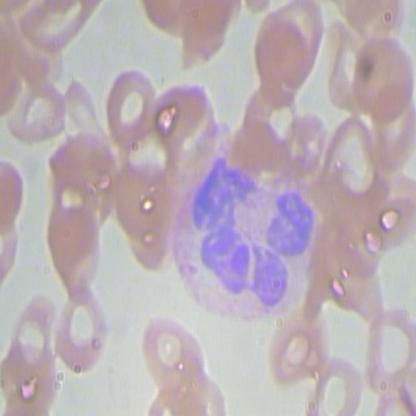
#> input picture data_mp1/BCCD/valid/BloodImage_00000_jpg.rf.cf90db4f6c7327631ae0d822bab81d5f.jpg, 416 x 416 px; its folder holds 4 pictures in this run
$ python main_201732760_201814033.py
#> lines starting #> are read from the running program, lines starting #| are printed output that depends on the picture; after the words box and inside, x2 and y2 are one past the last pixel; in counts of white or black regions, pixels touching at a corner belong together
#Este codigo fue realizado por Carolina López y Camilo Otalora.  # Yo, Carolina López, soy repitente por 3era vez de la materia "Analisis y procesamiento de imagenes" # Por lo tanto se puede encontrar similitud con mis codigos realizados en los semestres 2021-1 y 2021-2 # Esos laboratorios fueron realizados junto a Jaime Andrés Torres - 201815481 y cuento con su  #autorización para utilizar los codigos que ambos implementamos.

from skimage.draw import disk
import numpy as np
import matplotlib.pyplot as plt
import json
import os
from skimage import color
from skimage import io
from re import sub
import shutil
import matplotlib.pyplot as plt
import glob
import cv2
from skimage import io
import os
import json
import numpy as np
import cv2 as cv
from sklearn.metrics import jaccard_score


#Se cargan las imagenes desde las carpetas

fotos_valid = []
for img in glob.glob(os.path.join('data_mp1','BCCD', 'valid', '*.jpg')):
    io_img = io.imread(img)
#> io_img is the input picture: shape (416, 416, 3); mean R, G, B 186.9, 175, 181.8
    fotos_valid.append(io_img)

def Mask2Detection_201814033_201732760(mask, img_id):
    detection =[]
    arregloCuadros = []
    for i in range(len(mask)):
        for j in range(len(mask[0])):
            if(mask[i][j]==1):
                encontrado = False
                a = 0
                while (encontrado == False and a < len(arregloCuadros)):
                    estaDentro = estaEn(arregloCuadros[a],[j,i])
                    if(estaDentro):
                        encontrado= True
                    a=a+1
                if(encontrado == False):   #procedimiento para tomar punto de abajo
                    y1= i - 1
                    i2= i
                    j2 =j
                    while(mask[i2+1][j2]==1):
                        i2 = i2+1
                    y2 = i2 + 1
                    mitad = 0
                    if((y2 - y1)%2 == 0):   #encontrar la mitad para encontrar pontos de izquierda y derecha
                        mitad = (y2 - y1)/2
                    else:
                        mitad = (y2 - y1 + 1)/2
                    i2 = y1 + int(mitad)
                    while(mask[i2][j2-1] == 1):    #punto esquina izquierda
                        j2 = j2 - 1
                    x1 = j2 - 1
                    while(mask[i2][j2+1]==1):        #punto esquina derecha
                        j2=j2+1
                    x2 = j2 + 1
                    arreglo = [x1,y1, x2 - x1, y2 - y1]
                    nuevos_puntos = {'image_id': img_id, 'bbox': arreglo}

                    arregloCuadros.append(arreglo)
                    detection.append(nuevos_puntos)
    return detection

def estaEn(cubix, punto):  #esta funcion mirara si el punto en el que estamos parados pertenece a las coordenadas encontradas en mask2detection o si se trata de un punto nuevo, si se trata de uno nuevo empezara a hacer la cruz de mask2dtection para tener las coordenadas del nuevo circulo
    x1 = cubix[0]
    y1 = cubix[1]
    w = cubix[2]
    h = cubix[3]
    x2= x1+w
    y2= y1+h
    estaDentro = False
    if ((x1 <= punto[0] <= x2) and (y1 <= punto[1] <= y2)):
        estaDentro = True
    else:
        estaDentro = False
    return estaDentro

####imagenes1  de 50 por 50 #el codigo de las 3 imagenes fue tomado de [1]"Module: draw — skimage v0.19.2 docs", Scikit-image.org. [Online]. Available: https://scikit-image.org/docs/stable/api/skimage.draw.html#skimage.draw.disk. [Accessed: 16- Feb- 2022].

imagen_3_circulos = np.zeros((50, 50), dtype=np.uint8)
#> imagen_3_circulos: shape (50, 50); every value is 0
rr, cc = disk((20, 25 ), 6)
imagen_3_circulos[rr, cc] = 1
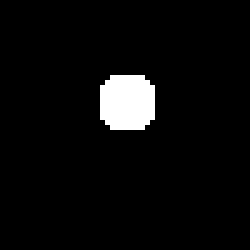
#> imagen_3_circulos: shape (50, 50) (shown 5 times larger); values 0 (black) and 1 (white), 4.4% white; 1 white region, box (x1, y1, x2, y2) and area: (20, 15, 31, 26) 109

rr, cc = disk((7, 9 ), 5)
imagen_3_circulos[rr, cc] = 1

rr, cc = disk((38, 35 ), 8)
imagen_3_circulos[rr, cc] = 1
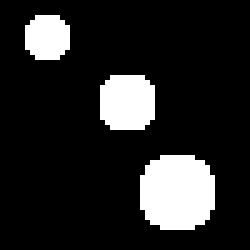
#> imagen_3_circulos: shape (50, 50) (shown 5 times larger); values 0 (black) and 1 (white), 14.8% white; 3 white regions, box (x1, y1, x2, y2) and area: (28, 31, 43, 46) 193, (20, 15, 31, 26) 109, (5, 3, 14, 12) 69

tres = imagen_3_circulos.copy()

valores_anotaciones_3 =Mask2Detection_201814033_201732760(tres, 3)
#> the loop in Mask2Detection_201814033_201732760, `for i in range(len(mask)):` made 50 passes

#####imagenes2  de 50 por 50
imagen_2_circulos = np.zeros((50, 50), dtype=np.uint8)
rr, cc = disk((11, 36 ), 6)
imagen_2_circulos[rr, cc] = 1

rr, cc = disk((33, 17 ), 9)
imagen_2_circulos[rr, cc] = 1

dos = imagen_2_circulos.copy()


valores_anotaciones_2 =Mask2Detection_201814033_201732760(imagen_2_circulos, 3)
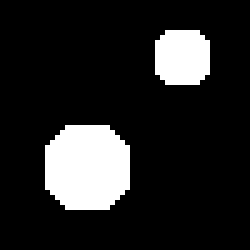
#> imagen_2_circulos: shape (50, 50) (shown 5 times larger); values 0 (black) and 1 (white), 14.3% white; 2 white regions, box (x1, y1, x2, y2) and area: (9, 25, 26, 42) 249, (31, 6, 42, 17) 109

#####imagenes3  de 50 por 50
imagen_1_circulo = np.zeros((50, 50), dtype=np.uint8)
rr, cc = disk((25, 25 ), 10)
imagen_1_circulo[rr, cc] = 1


uno = imagen_1_circulo.copy()

valores_anotaciones_1 =Mask2Detection_201814033_201732760(imagen_1_circulo, 3)
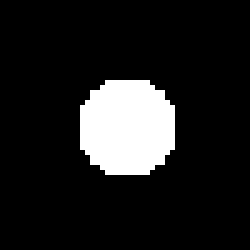
#> imagen_1_circulo: shape (50, 50) (shown 5 times larger); values 0 (black) and 1 (white), 12.2% white; 1 white region, box (x1, y1, x2, y2) and area: (16, 16, 35, 35) 305

def hacer_recuadros(cuadrados, imagen):

    for k in range(len(cuadrados)):
        cuadrado = cuadrados[k]
        cuadrado = cuadrado["bbox"]
        x1 = cuadrado[0]
        y1 = cuadrado[1]
        w = cuadrado[2]
        h = cuadrado[3]
        x2= x1+w
        y2= y1+h

        #Arriba  a la izq, de izq a derecha
        i=y1
        for j in range(x1,x2):
            imagen[i][j] = 1

        #arriba a la izq, de arriba a abajo
        j=x1
        for i in range(y1,y2):
            imagen[i][j] = 1

        #abajo a la izq, de izq a derecha
        i=y2
        for j in range(x1,x2):
            imagen[i][j] = 1

        #arriba derecha, de arriba a abajo
        j=x2
        for i in range(y1,y2+1):
            imagen[i][j] = 1
#> this loop made 3 passes
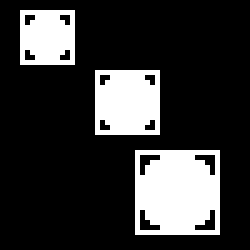
#> imagen: shape (50, 50) (shown 5 times larger); values 0 (black) and 1 (white), 20.9% white; 3 white regions, box (x1, y1, x2, y2) and area: (27, 30, 44, 47) 257, (19, 14, 32, 27) 157, (4, 2, 15, 13) 109

    return imagen


circulos3_mas_deteccion = hacer_recuadros(valores_anotaciones_3,imagen_3_circulos)

circulos2_mas_deteccion = hacer_recuadros(valores_anotaciones_2,imagen_2_circulos)
#> the loop in hacer_recuadros (call 2), `for k in range(len(cuadrados)):` made 2 passes
#> after the loop in hacer_recuadros (call 2), `for k in range(len(cuadrados)):`:
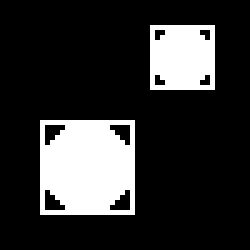
#> imagen: shape (50, 50) (shown 5 times larger); values 0 (black) and 1 (white), 19.1% white; 2 white regions, box (x1, y1, x2, y2) and area: (8, 24, 27, 43) 321, (30, 5, 43, 18) 157

circulos1_mas_deteccion = hacer_recuadros(valores_anotaciones_1,imagen_1_circulo)
#> the loop in hacer_recuadros (call 3), `for k in range(len(cuadrados)):` made 1 pass
#> after the loop in hacer_recuadros (call 3), `for k in range(len(cuadrados)):`:
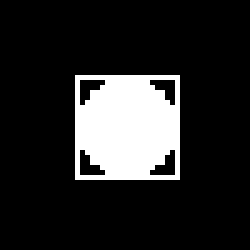
#> imagen: shape (50, 50) (shown 5 times larger); values 0 (black) and 1 (white), 15.4% white; 1 white region, box (x1, y1, x2, y2) and area: (15, 15, 36, 36) 385


#Se crea y se llena el subplot
plt.figure(figsize=(13, 10))

plt.subplot(3,2,1)
plt.title('Imagen binaria 1')
plt.axis('off')
plt.imshow(uno, cmap='gray')

plt.subplot(3,2,2)
plt.title('Imagen binaria 1 + recuadros de anotaciones')
plt.axis('off')
plt.imshow(circulos1_mas_deteccion, cmap = 'gray')

plt.subplot(3,2,3)
plt.title('Imagen binaria 2')
plt.axis('off')
plt.imshow(dos, cmap='gray')

plt.subplot(3,2,4)
plt.title('Imagen binaria 2 + recuadros de anotaciones')
plt.axis('off')
plt.imshow(circulos2_mas_deteccion, cmap = 'gray')

plt.subplot(3,2,5)
plt.title('Imagen binaria 3')
plt.axis('off')
plt.imshow(tres, cmap='gray')

plt.subplot(3,2,6)
plt.title('Imagen binaria 3 + recuadros de anotaciones')
plt.axis('off')
plt.imshow(circulos3_mas_deteccion, cmap = 'gray')

plt.savefig('figura 1')
plt.show()

input("Press Enter to continue...")

#8.3

#pred_file = './data_mp1/dummy_predictions.json'
#FALTA direccion archivo de prediciones xxxxxx


#Se abren los archivos json y se cargan en una variable

annot_file = './data_mp1/BCCD/valid/_annotations.coco.json'
pred_file = './data_mp1/dummy_predictions.json'
def detections_201814033_201732760(conf_thresh, jaccard_thresh, annot_file, pred_file):
#> (the run stopped early here; a loop or call above may not have finished)
